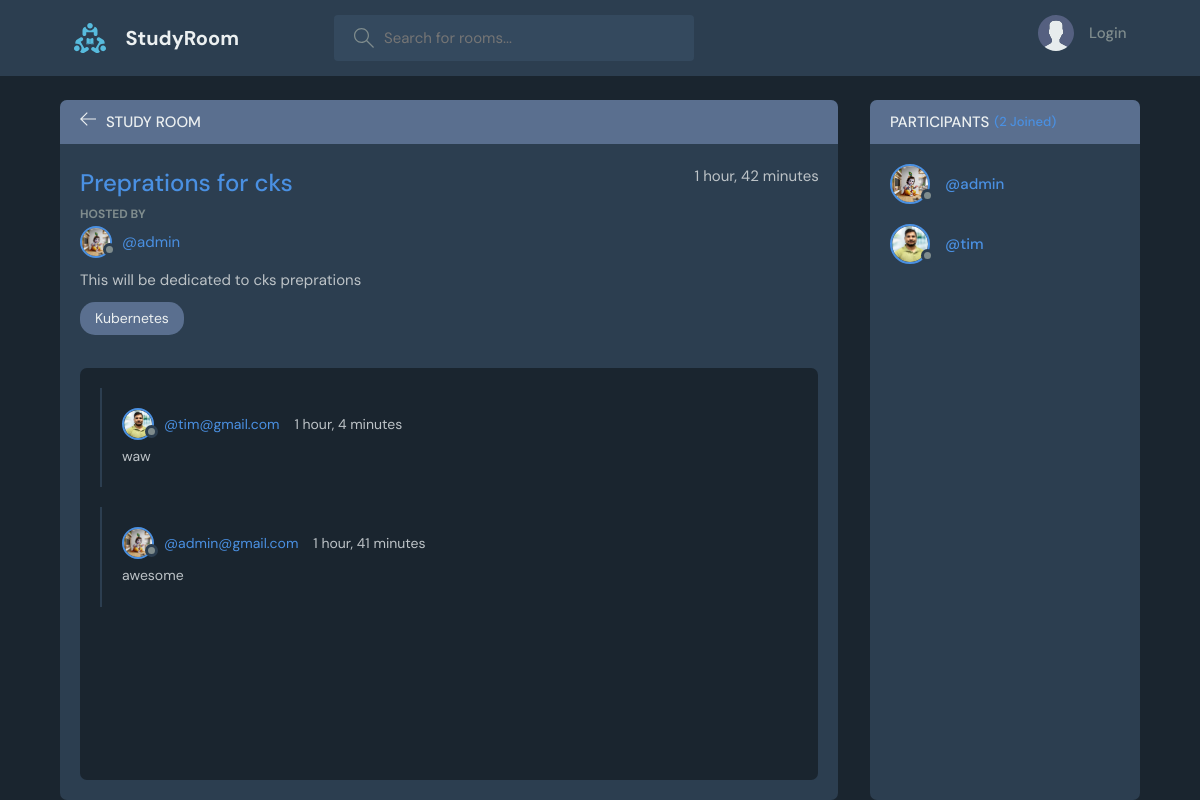
The page /room/1/ on the database its author committed.
### base/models.py (models this page shows, shortened)
class Room(models.Model):
    host = models.ForeignKey(User, on_delete=models.SET_NULL, null=True)
    topic = models.ForeignKey(Topic, on_delete=models.SET_NULL, null=True)
    name = models.CharField(max_length=200)
    description = models.TextField(null=True, blank=True)
    participants = models.ManyToManyField(User, related_name="participants", blank=True)
    updated = models.DateTimeField(auto_now=True)
    created = models.DateTimeField(auto_now_add=True)
    class Meta:
        ordering = ["-updated", "-created"]

class User(AbstractUser):
    name = models.CharField(max_length=200, null=True)
    email = models.EmailField(unique=True, null=True)
    bio = models.TextField(null=True)
    avtar = models.ImageField(null=True, default="avatar.svg")
    USERNAME_FIELD = "email"
    REQUIRED_FIELDS = []

class Topic(models.Model):
    name = models.CharField(max_length=200)

class Message(models.Model):
    user = models.ForeignKey(User, on_delete=models.CASCADE)
    room = models.ForeignKey(Room, on_delete=models.CASCADE)
    body = models.TextField()
    updated = models.DateTimeField(auto_now=True)
    created = models.DateTimeField(auto_now_add=True)
    class Meta:
        ordering = ["-updated", "-created"]

### base/views.py (the view)
# urls.py: path("room/<str:pk>", views.getRoom),
def room(request, pk):
    room = Room.objects.get(id=pk)
    room_messages = room.message_set.all().order_by("-created")
    participants = room.participants.all()
    if request.method == "POST":
        comment = Message.objects.create(
            user=request.user, room=room, body=request.POST.get("body")
        )
        room.participants.add(request.user)
        return redirect("room", pk=room.id)
    context = {
        "room": room,
        "room_messages": room_messages,
        "participants": participants,
    }
    return render(request, "base/room.html", context)

### base/templates/base/room.html (shortened to what this page needs)
{% extends "main.html" %} {% block content %}
<main class="profile-page layout layout--2">
  <div class="container">
    <div class="room">
      <div class="room__top">
        <div class="room__topLeft">
          <a href="{% url 'home' %}">
            <svg
              version="1.1"
              xmlns="http://www.w3.org/2000/svg"
              width="32"
              height="32"
              viewBox="0 0 32 32"
            >
              <title>arrow-left</title>
              <path
                d="M13.723 2.286l-13.723 13.714 13.719 13.714 1.616-1.611-10.96-10.96h27.625v-2.286h-27.625l10.965-10.965-1.616-1.607z"
              ></path>
            </svg>
          </a>
          <h3>Study Room</h3>
        </div>
      </div>
      <div class="room__box scroll">
        <div class="room__header scroll">
          <div class="room__info">
            <h3>{{room.name}}</h3>
            <span>{{room.created | timesince}}</span>
          </div>
          <div class="room__hosted">
            <p>Hosted By</p>
            <a
              href="{% url 'user-profile' room.host.id %}"
              class="room__author"
            >
              <div class="avatar avatar--small">
                <img src="{{ room.host.avtar.url}}" />
              </div>
              <span>@{{room.host.username}}</span>
            </a>
          </div>
          <div class="room__details">{{room.description}}</div>
          <span class="room__topics">{{room.topic.name}}</span>
        </div>
        <div class="room__conversation">
          <div class="threads scroll">
            {% for message in room_messages%}
            <div class="thread">
              <div class="thread__top">
                <div class="thread__author">
                  <a
                    href="{% url 'user-profile' message.user.id %}"
                    class="thread__authorInfo"
                  >
                    <div class="avatar avatar--small">
                      <img src="{{message.user.avtar.url}}" />
                    </div>
                    <span>@{{message.user}}</span>
                  </a>
                  <span class="thread__date"
                    >{{message.created | timesince }}</span
                  >
                </div>
              </div>
              <div class="thread__details">{{message.body}}</div>
            </div>
            {% endfor %}
          </div>
        </div>
      </div>
    </div>
    <div class="participants">
      <h3 class="participants__top">
        Participants <span>({{room.participants.all.count}} Joined)</span>
      </h3>
      <div class="participants__list scroll">
        {% for user in participants %}
        <a href="{% url 'user-profile' user.id%}" class="participant">
          <div class="avatar avatar--medium">
            <img src="{{user.avtar.url}}" />
          </div>
          <p>
            <span>@{{user.username}}</span>
          </p>
        </a>
        {% endfor %}
      </div>
    </div>
  </div>
</main>
{% endblock content %}

### rows shown on the page
Room: name "Preprations for cks", created "1 hour, 42 minutes", host.avtar (picture), host.username "admin", description "This will be dedicated to cks preprations", topic.name "Kubernetes", participants.all.count "2"
Message: user.avtar (picture), user "tim@gmail.com", created "1 hour, 4 minutes", body "waw"
Message: user.avtar (picture), user "admin@gmail.com", created "1 hour, 41 minutes", body "awesome"
User: avtar (picture), username "admin"
User: avtar (picture), username "tim"
